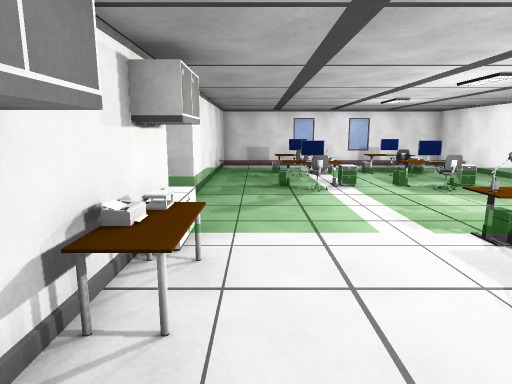
view 1 (above)

19 first-person views from a walk through a Unity game level. The camera is 1.3 m above the floor, tilts 10° down and sees 75° across. The floor is counted in squares, 1 m on a side. Each view is taken from the middle of a square. On the plan, view 1 faces up. The plan holds only what a view shows up to about 14 squares ahead; the rest is blank. The place goes on beyond the plan. The player character is not drawn. Some animated figures are left out. Surface patterns are stand-ins for the level's own textures.

view 2
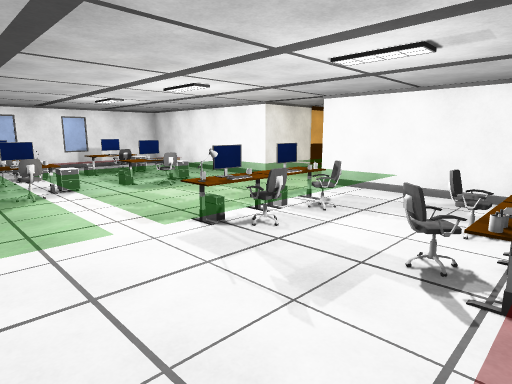

view 3
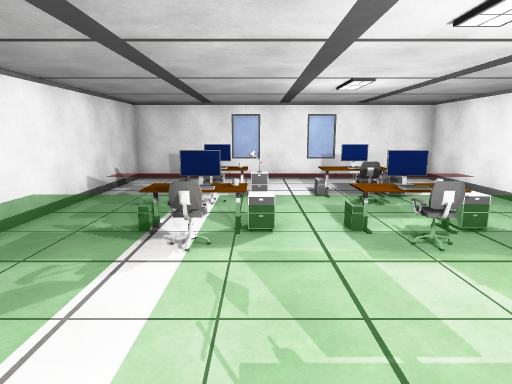

view 4
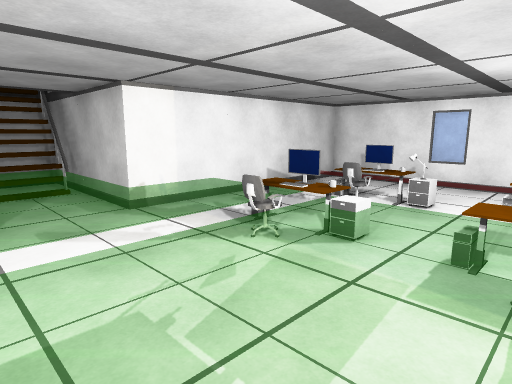

view 5
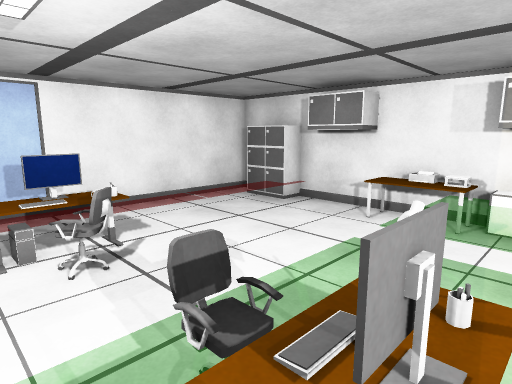

view 6
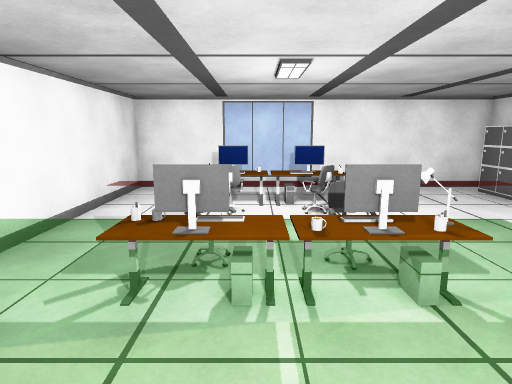

view 7
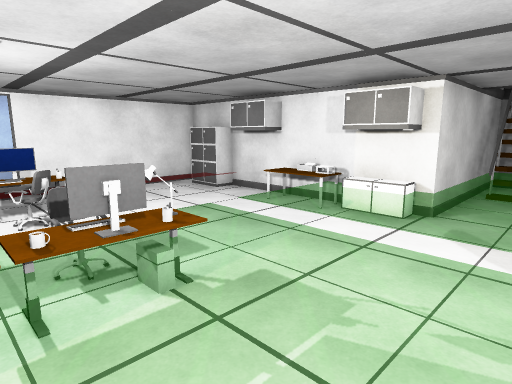

view 8
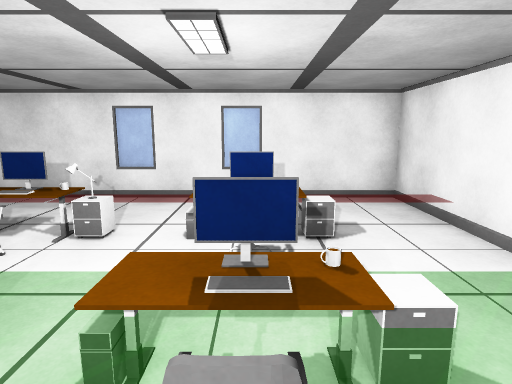

view 9
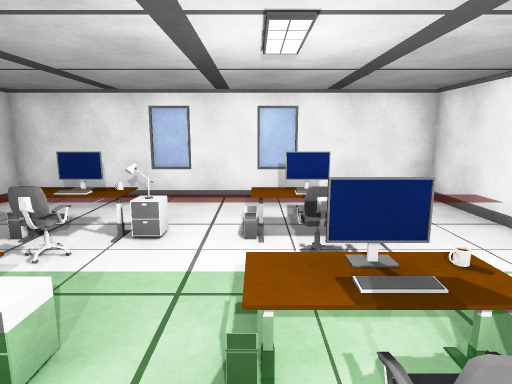

view 10
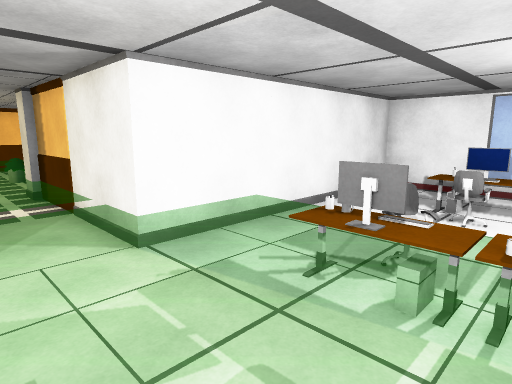

view 11
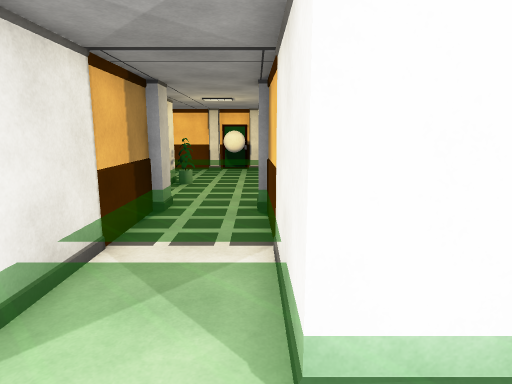

view 12
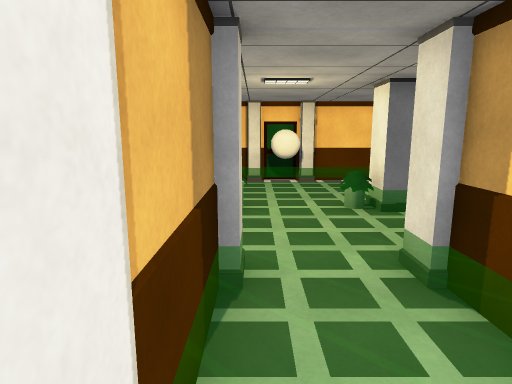

view 13
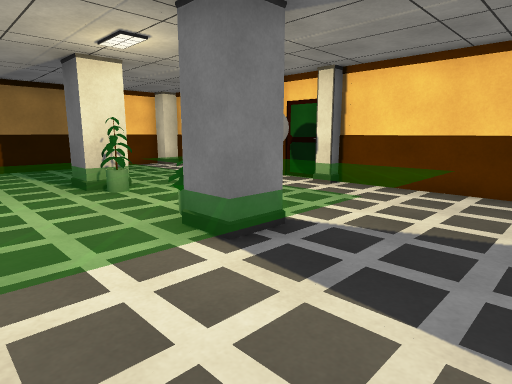

view 14
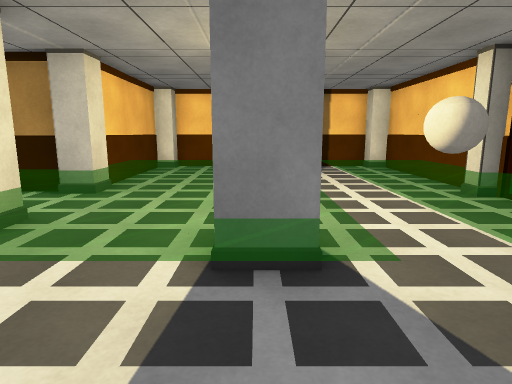

view 15
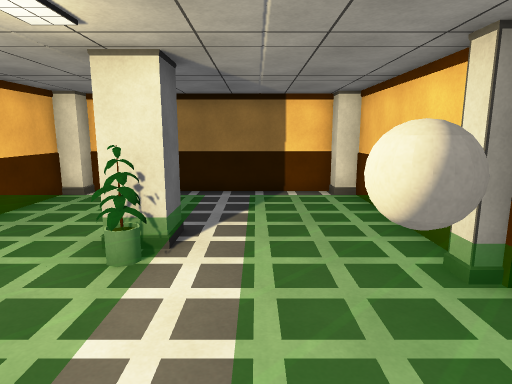

view 16
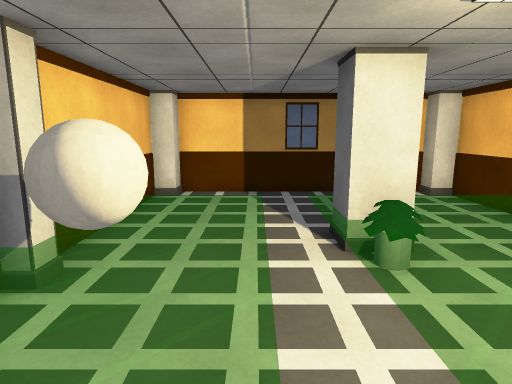

view 17
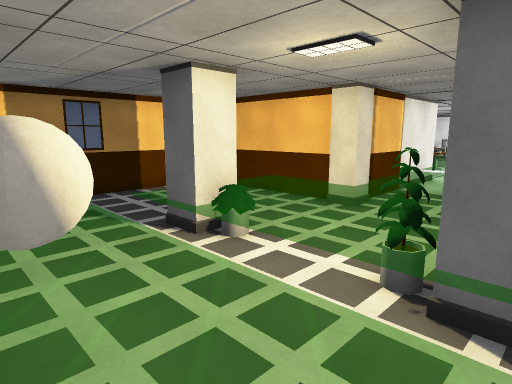

view 18
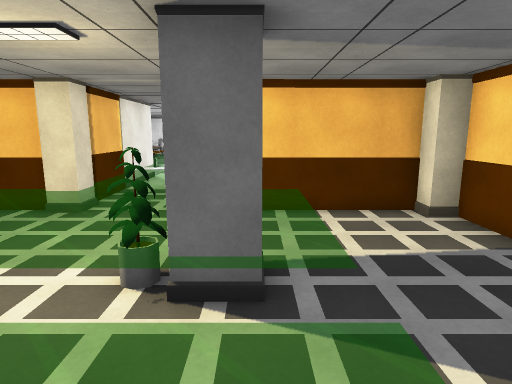

view 19
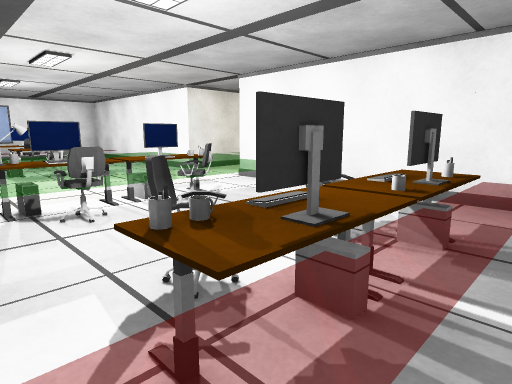

### Floor plan
Key: @ floor where view 1 was taken; # wall or solid block; . main floor; : floor 0.5 m higher than the main floor; / step, stairs or slope; C chair; A cabinet; M monitor; P pillar; B ball; O other object.
Columns run from 8 left of view 1 to 25 right of it. Each row starts with its distance up from view 1.
 19       #############
 18       #...........#
 17       #...........#
 16       #:::/:::::::#      ########
 15       #..#MOOOMA..#     ##......#P
 14       #..OCA.OC...#     #........#
 13       #...........#     #........#
 12       #///O///////#     #////////#
 11       #::/M/:/M/::#    ##:::P//::#
 10    ####:::C:::C:::######P:::P//::#
  9 ####::::::.:::::::::::::P:::O//::P
  8  //:::::::.:::::::::::::::::://BB#
  7  ######:::.:::::::#######:::///::P
  6       #A::.:////::#     P:::#//::#
  5       ##::.:#///::#     #:::P//::#
  4       #O//.// / //#     #////////#
  3       # ..........#     #........#
  2       #......C.C..#     #........#
  1       #.....CCCCO.#     P########P
  0       #A@://////::#
 -1       #A..........#
 -2       #############

Positions as (right, up) in squares from view 1, and headings:
1: (0, 0), facing up
2: (0, 0), facing up-right
3: (3, 5), facing up
4: (6, 6), facing up-left
5: (6, 6), facing down-left
6: (6, 9), facing down
7: (6, 9), facing down-left
8: (6, 9), facing up
9: (5, 9), facing up
10: (5, 9), facing down-right
11: (8, 7), facing right
12: (12, 9), facing right
13: (17, 2), facing up-right
14: (20, 2), facing up
15: (22, 5), facing up
16: (22, 11), facing down
17: (24, 11), facing down-left
18: (24, 11), facing left
19: (3, -1), facing up-right
